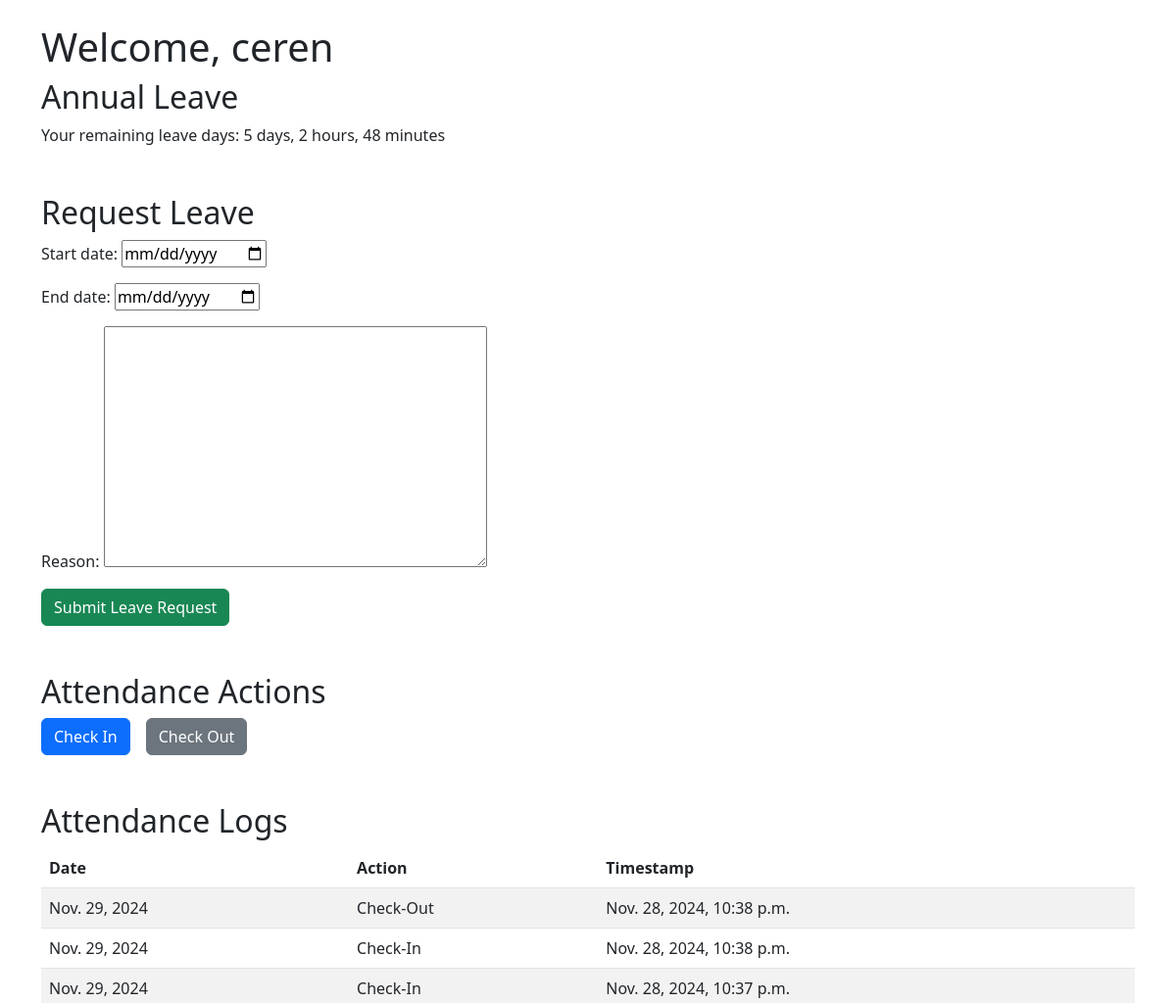
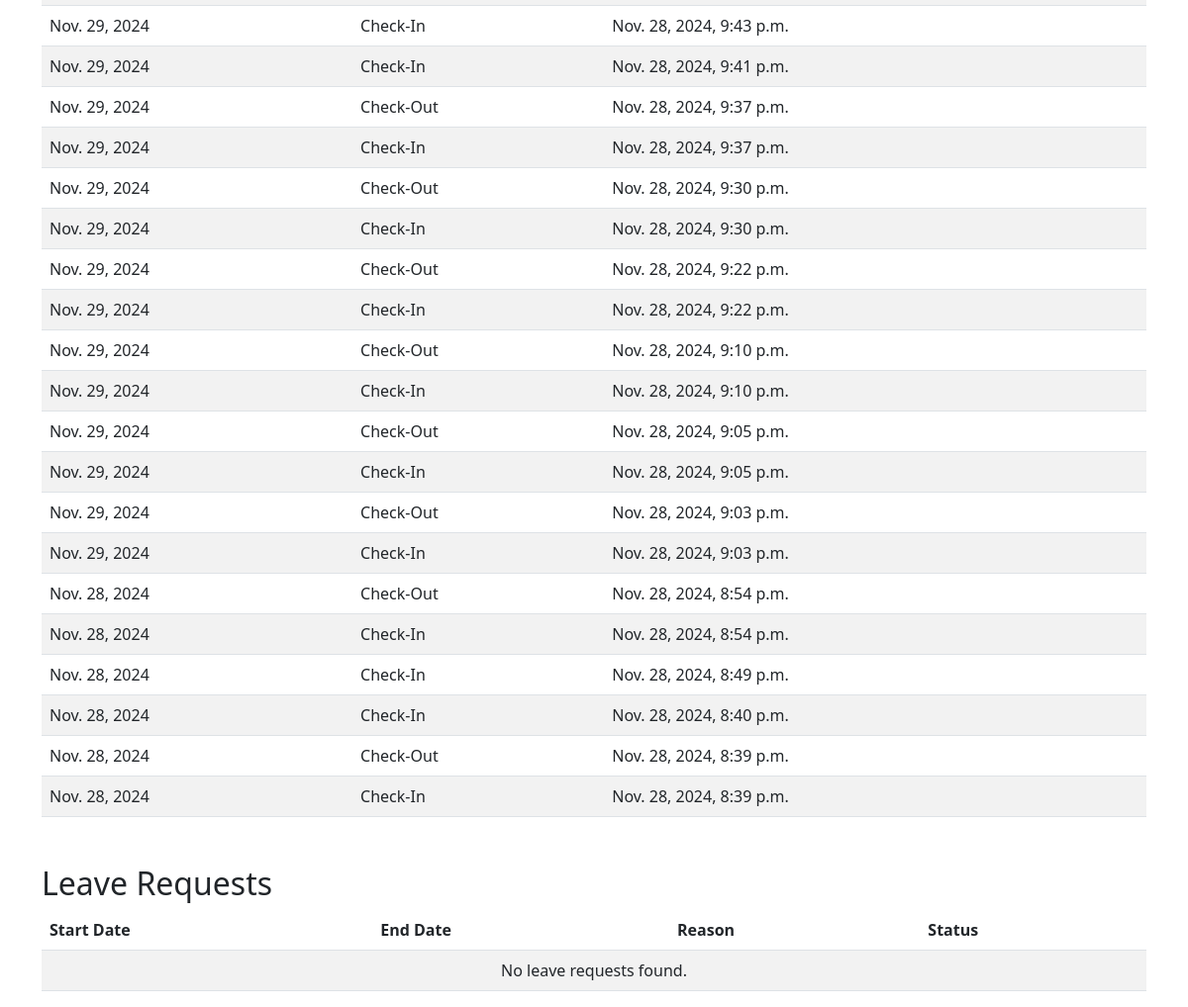
Page /employee/ (signed in) on the earlier database version (2 pictures, top to bottom).
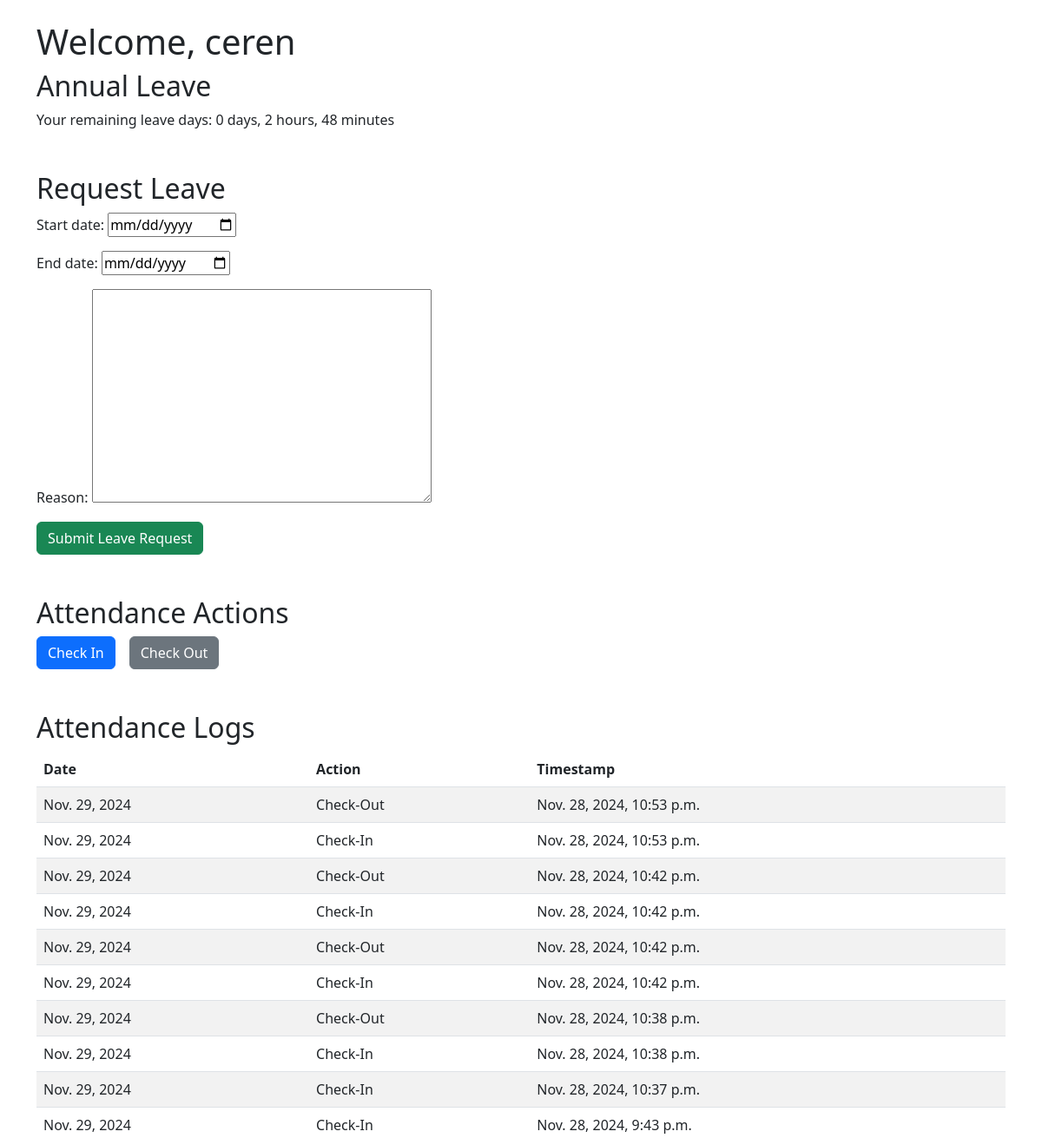
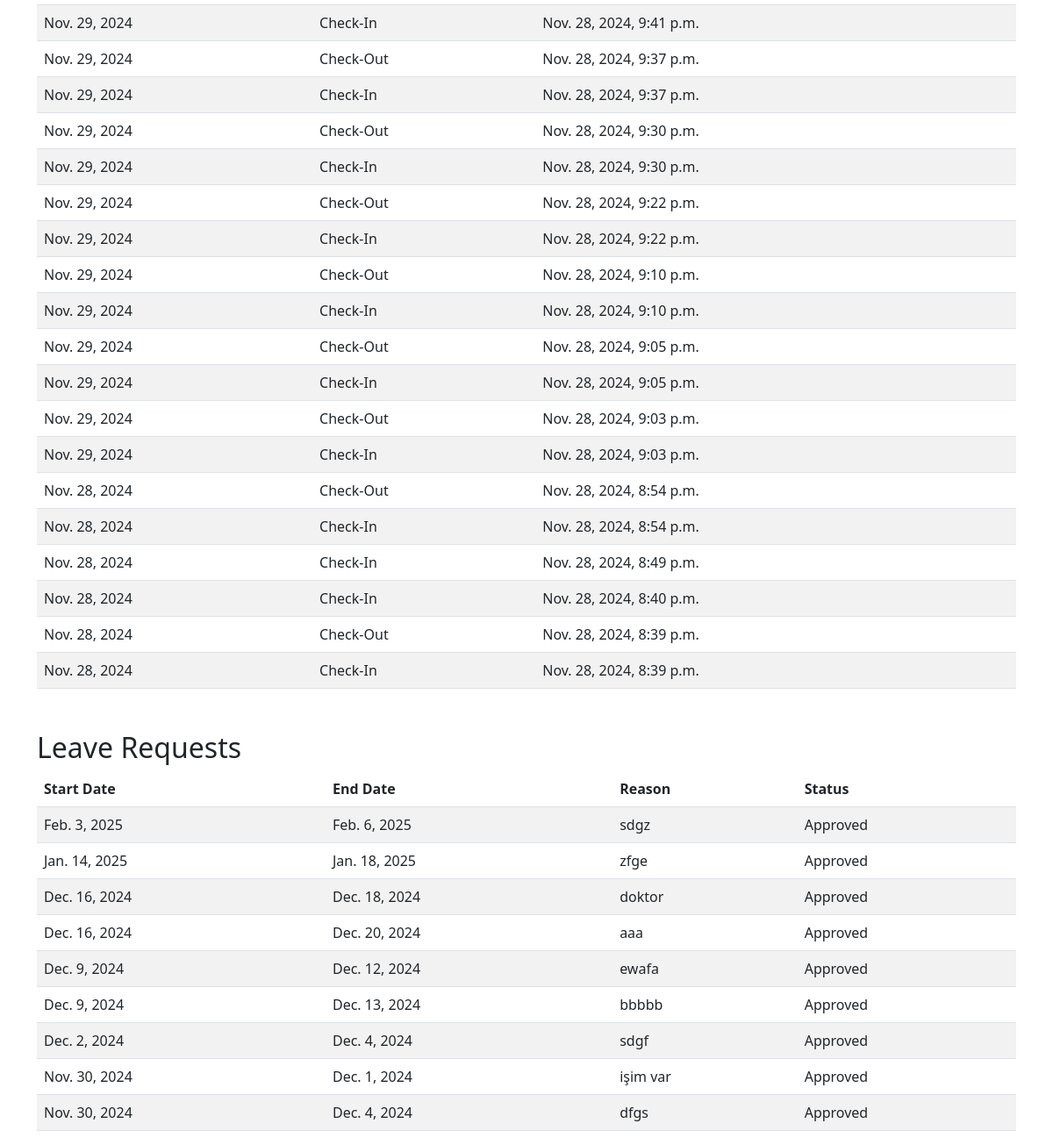
Same page on the later database version (2 pictures, top to bottom).
### dashboard/models.py (models this page shows, shortened)
class AttendanceLog(models.Model):
    attendance = models.ForeignKey(Attendance, on_delete=models.CASCADE, related_name='logs')  # Attendance ile ilişki
    timestamp = models.DateTimeField(auto_now_add=True)  # Zaman damgası
    action = models.CharField(max_length=10, choices=[('Check-In', 'Check-In'), ('Check-Out', 'Check-Out')])

class Attendance(models.Model):
    employee = models.ForeignKey(User, on_delete=models.CASCADE)  # Kullanıcı modeli ile ilişki
    date = models.DateField()  # Tarih

class LeaveRequest(models.Model):
    STATUS_CHOICES = [
        ('Pending', 'Pending'),
        ('Approved', 'Approved'),
        ('Rejected', 'Rejected'),
    ]
    employee = models.ForeignKey(User, on_delete=models.CASCADE)  # Kullanıcı ile ilişkilendirme
    start_date = models.DateField()  # İzin başlangıç tarihi
    end_date = models.DateField()  # İzin bitiş tarihi
    reason = models.TextField()  # İzin nedeni
    status = models.CharField(max_length=20, choices=STATUS_CHOICES, default='Pending')  # Talep durumu

### dashboard/views.py (the view)
# urls.py: path('employee/', views.employee, name='employee_page'),
@login_required
def employee(request):
    if request.method == 'POST':
        form = LeaveRequestForm(request.POST)
        if form.is_valid():
            leave_request = form.save(commit=False)
            leave_request.employee = request.user
            leave_request.save()
            return redirect('employee_page')
    else:
        form = LeaveRequestForm()
    leave_requests = LeaveRequest.objects.filter(employee=request.user).order_by('-start_date')
    attendance_logs = AttendanceLog.objects.filter(attendance__employee=request.user).order_by('-timestamp')
    profile = EmployeeProfile.objects.get(user=request.user)
    formatted_leave_days = format_leave_days(profile.annual_leave_days)
    context = {
        'form': form,
        'leave_requests': leave_requests,
        'attendance_logs': attendance_logs,
        'formatted_leave_days': formatted_leave_days,
    }
    return render(request, 'dashboard/employee.html', context)

### dashboard/forms.py
class LeaveRequestForm(forms.ModelForm):
    class Meta:
        model = LeaveRequest
        fields = ['start_date', 'end_date', 'reason']
        widgets = {
            'start_date': forms.DateInput(attrs={'type': 'date'}),
            'end_date': forms.DateInput(attrs={'type': 'date'}),
        }

### dashboard/views.py (called while the page is built)
def format_leave_days(leave_days):
    if leave_days < 0:
        leave_days = 0
    total_minutes = leave_days * 8 * 60
    days = total_minutes // (8 * 60)
    hours = (total_minutes % (8 * 60)) // 60
    minutes = total_minutes % 60
    return f"{int(days)} days, {int(hours)} hours, {int(minutes)} minutes"

### templates/dashboard/employee.html (shortened to what this page needs)
{% extends 'partials/base.html' %}
{% block content %}
<div class="container mt-4">
    <h1>Welcome, {{ user.username }}</h1>
    <section>
        <h2>Annual Leave</h2>
        <p>Your remaining leave days: {{ formatted_leave_days }}</p>
    </section>
    <section class="mt-5">
        <h2>Request Leave</h2>
        <form method="post">
            {{ form.as_p }}
            <button type="submit" class="btn btn-success">Submit Leave Request</button>
        </form>
    </section>
    <section class="mt-5">
        <h2>Attendance Actions</h2>
        <div class="d-flex gap-3">
            <a href="{% url 'check_in' %}" class="btn btn-primary">Check In</a>
            <a href="{% url 'check_out' %}" class="btn btn-secondary">Check Out</a>
        </div>
    </section>
    <section class="mt-5">
        <h2>Attendance Logs</h2>
        <table class="table table-striped">
            <thead>
                <tr>
                    <th>Date</th>
                    <th>Action</th>
                    <th>Timestamp</th>
                </tr>
            </thead>
            <tbody>
                {% for log in attendance_logs %}
                <tr>
                    <td>{{ log.attendance.date }}</td>
                    <td>{{ log.action }}</td>
                    <td>{{ log.timestamp }}</td>
                </tr>
                {% empty %}
                <tr>
                    <td colspan="3" class="text-center">No attendance records found.</td>
                </tr>
                {% endfor %}
            </tbody>
        </table>
    </section>
    <section class="mt-5">
        <h2>Leave Requests</h2>
        <table class="table table-striped">
            <thead>
                <tr>
                    <th>Start Date</th>
                    <th>End Date</th>
                    <th>Reason</th>
                    <th>Status</th>
                </tr>
            </thead>
            <tbody>
                {% for leave in leave_requests %}
                <tr>
                    <td>{{ leave.start_date }}</td>
                    <td>{{ leave.end_date }}</td>
                    <td>{{ leave.reason }}</td>
                    <td>{{ leave.status }}</td>
                </tr>
                {% empty %}
                <tr>
                    <td colspan="4" class="text-center">No leave requests found.</td>
                </tr>
                {% endfor %}
            </tbody>
        </table>
    </section>
</div>
{% endblock %}

### templates/partials/base.html (shortened to what this page needs)
<!DOCTYPE html>
<html lang="en">
<head>
    <link href="https://cdn.jsdelivr.net/npm/bootstrap@5.3.0/dist/css/bootstrap.min.css" rel="stylesheet">
</head>
<body>
    {% block content %}{% endblock %}
</body>
</html>

Differences in the rows shown:
added AttendanceLog: attendance "Nov. 29, 2024", action "Check-Out", timestamp "Nov. 28, 2024, 10:53 p.m."
added AttendanceLog: attendance "Nov. 29, 2024", action "Check-In", timestamp "Nov. 28, 2024, 10:53 p.m."
added AttendanceLog: attendance "Nov. 29, 2024", action "Check-Out", timestamp "Nov. 28, 2024, 10:42 p.m."
added AttendanceLog: attendance "Nov. 29, 2024", action "Check-In", timestamp "Nov. 28, 2024, 10:42 p.m."
added AttendanceLog: attendance "Nov. 29, 2024", action "Check-Out", timestamp "Nov. 28, 2024, 10:42 p.m."
added AttendanceLog: attendance "Nov. 29, 2024", action "Check-In", timestamp "Nov. 28, 2024, 10:42 p.m."
added LeaveRequest: start_date "Feb. 3, 2025", end_date "Feb. 6, 2025", reason "sdgz", status "Approved"
added LeaveRequest: start_date "Jan. 14, 2025", end_date "Jan. 18, 2025", reason "zfge", status "Approved"
added LeaveRequest: start_date "Dec. 16, 2024", end_date "Dec. 18, 2024", reason "doktor", status "Approved"
added LeaveRequest: start_date "Dec. 16, 2024", end_date "Dec. 20, 2024", reason "aaa", status "Approved"
added LeaveRequest: start_date "Dec. 9, 2024", end_date "Dec. 12, 2024", reason "ewafa", status "Approved"
added LeaveRequest: start_date "Dec. 9, 2024", end_date "Dec. 13, 2024", reason "bbbbb", status "Approved"
added LeaveRequest: start_date "Dec. 2, 2024", end_date "Dec. 4, 2024", reason "sdgf", status "Approved"
added LeaveRequest: start_date "Nov. 30, 2024", end_date "Dec. 1, 2024", reason "işim var", status "Approved"
added LeaveRequest: start_date "Nov. 30, 2024", end_date "Dec. 4, 2024", reason "dfgs", status "Approved"
Other differences:
text no longer shown: "5 days, 2 hours, 48 minutes No leave requests found."
text now shown: "0 days, 2 hours, 48 minutes"
